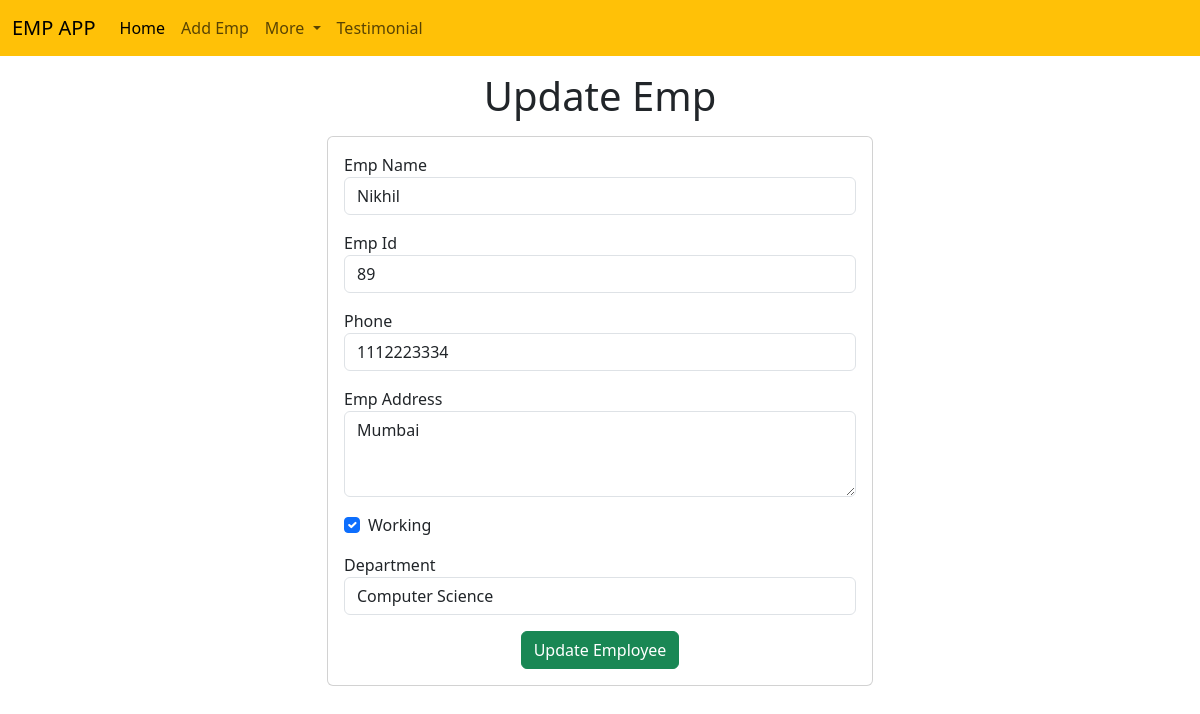
The app's page /emp/update-emp/12 with its own data.
### emp/models.py (models this page shows)
class emp(models.Model):
    name = models.CharField(max_length=200)
    emp_id = models.IntegerField(max_length=200)
    phone = models.CharField(max_length=10)
    address = models.CharField(max_length=200)
    working = models.BooleanField(default=True)
    department = models.CharField(max_length=10)

### emp/views.py (the view)
# urls.py: path('update-emp/<int:emp_id>',update_emp),
def update_emp(request, emp_id):
    print(emp_id)
    emps = emp.objects.get(pk=emp_id)
    return render(request, 'emp/updates_emp.html', {'emps': emps})

### templates/emp/updates_emp.html (shortened to what this page needs)
<!DOCTYPE html>
<html lang="en">
  <head>
    <link
      href="https://cdn.jsdelivr.net/npm/bootstrap@5.3.3/dist/css/bootstrap.min.css"
      rel="stylesheet"
    />
  </head>
  <body>
    {% include 'emp/navbar.html' %}
    <h1 class="text-center my-3">Update Emp</h1>
    <div class="container">
      <div class="row">
        <div class="col-md-6 offset-md-3">
          <div class="card">
            <div class="card-body">
              <form action="/emp/do-update-emp/{{emps.id}}" method="post">
                <div class="mb-3">
                  <lable for="name">Emp Name</lable>
                  <input
                    id="name"
                    type="text"
                    class="form-control"
                    placeholder="Emp Name"
                    name="emp_name"
                    value="{{emps.name}}"
                  />
                </div>
                <div class="mb-3">
                  <lable for="id">Emp Id</lable>
                  <input
                    id="id"
                    type="text"
                    class="form-control"
                    placeholder="Emp Id"
                    name="emp_id"
                    value="{{emps.emp_id}}"
                  />
                </div>
                <div class="mb-3">
                  <lable for="phone">Phone</lable>
                  <input
                    id="phone"
                    type="text"
                    class="form-control"
                    placeholder="Phone"
                    name="emp_phone"
                    value="{{emps.phone}}"
                  />
                </div>
                <div class="mb-3">
                  <lable for="address">Emp Address</lable>
                  <textarea
                    id="address"
                    rows="3"
                    class="form-control"
                    name="emp_address"
                  >
{{emps.address}}</textarea
                  >
                </div>
                <div class="form-check mb-3">
                  <lable for="working">Working</lable>
                  <input
                    id="working"
                    type="checkbox"
                    class="form-check-input"
                    name="emp_working"
                    {% if emps.working %}checked {% endif %}
                  />
                </div>
                <div class="mb-3">
                  <lable for="department">Department</lable>
                  <select
                    id="department"
                    class="form-control"
                    name="emp_department"
                    value="{{emps.department}}"
                  >
                    <option value="CSE">Computer Science</option>
                  </select>
                </div>
                <div class="container text-center">
                  <button class="btn btn-success">Update Employee</button>
                </div>
              </form>
            </div>
          </div>
        </div>
      </div>
    </div>
  </body>
</html>

### records on screen
emp: emp_name "Nikhil", emp_id "89", emp_phone "1112223334", emp_address "Mumbai", working "☑", emp_department "Computer Science"
